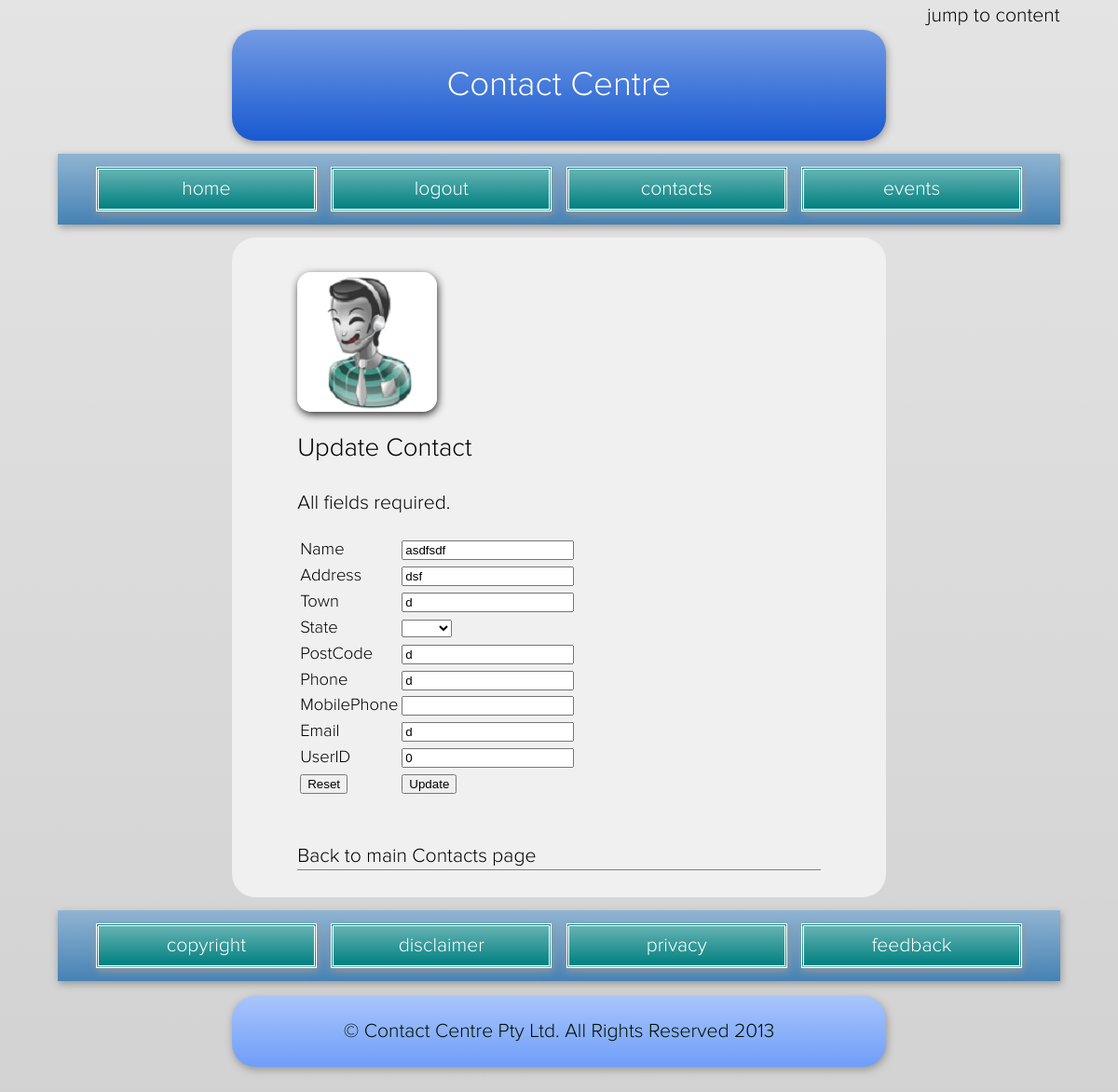
Screenshot of /WebSiteDevelopment/editcontact.php?id=2 (signed in) with the database file from the repository.
### tables this page shows
CREATE TABLE IF NOT EXISTS `tcontact` (
  `ContactID` int(11) NOT NULL AUTO_INCREMENT,
  `Name` varchar(255) NOT NULL,
  `Address` varchar(255) NOT NULL,
  `Town` varchar(255) NOT NULL,
  `State` varchar(3) NOT NULL,
  `PostCode` varchar(4) NOT NULL,
  `Phone` varchar(12) NOT NULL,
  `MobilePhone` varchar(15) NOT NULL,
  `Email` varchar(255) NOT NULL,
  `UserID` int(11) DEFAULT NULL,
  PRIMARY KEY (`ContactID`)
);

### WebSiteDevelopment/editcontact.php (the view, shortened to what this page needs)
<?php
include  (dirname(__FILE__) . '/header.php');
?>
<div class="layout-grid">
<div id="jumps" class="layout-cell layout-1">
<div>
<img src="images/contact.png" alt="Add Contact" />
<h2>Update Contact</h2>
<p>All fields required.</p>
<form action="" method="post">
<table>
<?php
if(isset($_GET['id']))
{
$id = $_GET['id'];
$query = "SELECT * FROM tcontact where ContactID = $id";
$result = mysql_query($query) or die(mysql_error());
while ($newArray = mysql_fetch_array($result))
	{
$id = $newArray['ContactID'];
$Name = $newArray['Name'];
$Address = $newArray['Address'];
$Town = $newArray['Town'];
$State = $newArray['State'];
$PostCode = $newArray['PostCode'];
$Phone = $newArray['Phone'];
$MobilePhone = $newArray['MobilePhone'];
$Email = $newArray['Email'];
$UserID = $newArray['UserID'];
}
echo "
<tr><td>Name</td><td>
<input type='hidden' name='id' value='$id'>
 <input type='text' name='Name'  value='$Name'></td></tr>
<tr><td>Address</td><td>  <input type='text' name='Address'  value='$Address'></td></tr>
<tr><td>Town</td><td>  <input type='text' name='Town'  value='$Town'></td></tr>
<tr><td>State</td><td>
<select id='State'>
<option value='$State'>$State</option>
<option value='ACT'>ACT</option>
<option value='NSW'>NSW</option>
<option value='NT'>NT</option>
<option value='QLD'>QLD</option>
<option value='SA'>SA</option>
<option value='TAS'>TAS</option>
<option value='VIC'>VIC</option>
<option value='WA'>WA</option>
</select></td></tr>
<tr><td>PostCode</td><td>  <input type='text' name='PostCode'  value='$PostCode'></td></tr>
<tr><td>Phone</td><td>  <input type='text' name='Phone'  value='$Phone'></td></tr>
<tr><td>MobilePhone</td><td>  <input type='text' name='MobilePhone'  value='$MobilePhone'></td></tr>
<tr><td>Email</td><td>  <input type='text' name='Email'  value='$Email'></td></tr>
<tr><td>UserID</td><td>  <input type='text' name='UserID'  value='$UserID'></td></tr>";
}
?>
<tr><td><input name="reset" type="reset" value="Reset"></td><td> <input name="Submit" type="submit" id="Submit" value="Update"></td></tr>
</table>
<p>&nbsp;</p>
</form>
<a href="contacts.html">Back to main Contacts page</a>
</div>
</div>
</div>
<?php
include  (dirname(__FILE__)  . '/footer.php');
?>

### WebSiteDevelopment/style.css (style rules this page uses)
html,body { background:rgb(210,210,210);margin:0;padding:0;min-height:100% }
html { color:rgb(0,0,0);font: normal 115% 'proxima_nova_ltlight';line-height: 1.3;overflow-y:scroll }
body { margin:0 5% 0;padding:1.75em 0 2em 0;position:relative;border-radius:25px }
.layout-grid { display:block;margin:.75em auto;padding:0;letter-spacing:-0.35em;width:65% }
.layout-cell { letter-spacing:normal;word-spacing:normal;display:inline-block;margin:0 auto 1em auto;padding:0;width:100%!important;vertical-align:top;-webkit-box-sizing:border-box;-moz-box-sizing:border-box;box-sizing:border-box }
.layout-1 { background:rgb(240,240,240);margin:0;padding:1.5em 10% 1em 10%;width:65%;border-radius:25px;width:100% }
.layout-1 img { display:block;margin:.5em 0 1.15em 0;border-radius:15px;box-shadow:1px 3px 8px rgba(0,0,0,.8) }
.layout-1 p { font-size:115%;font-weight:normal;margin:0 0 1em 0 }
.layout-1 h2 { background-color:transparent;background-image:none;border-radius:0;border:0;box-shadow:none;color:rgb(0,0,0);font-size:150%!important;font-weight:normal;margin:0 0 1em 0;text-align:left }
.layout-1 a,.layout-1 a:link,.layout-1 a:visited { border-bottom:1px solid gray;color:rgb(0,0,0);display:block;margin:0 0 .5em 0; padding:0 0 1px 0; font-size:115%;text-decoration:none }
html,body,h1,aside,nav ul, nav li a,nav ul li b,nav li a:hover,nav li a:focus,nav li a:active { background-image:-moz-linear-gradient(rgba(255,255,255,.4),rgba(255,255,255,0)); background-image:-o-linear-gradient(rgba(255,255,255,.4),rgba(255,255,255,0)); background-image:-webkit-linear-gradient(rgba(255,255,255,.4),rgba(255,255,255,0)); background-image:inear-gradient(rgba(255,255,255,.4),rgba(255,255,255,0)) }
body { border:1px dotted red\9 }

### rows the page displays
tcontact: Name "asdfsdf", Address "dsf", Town "d", PostCode "d", Phone "d", Email "d", UserID "0"
